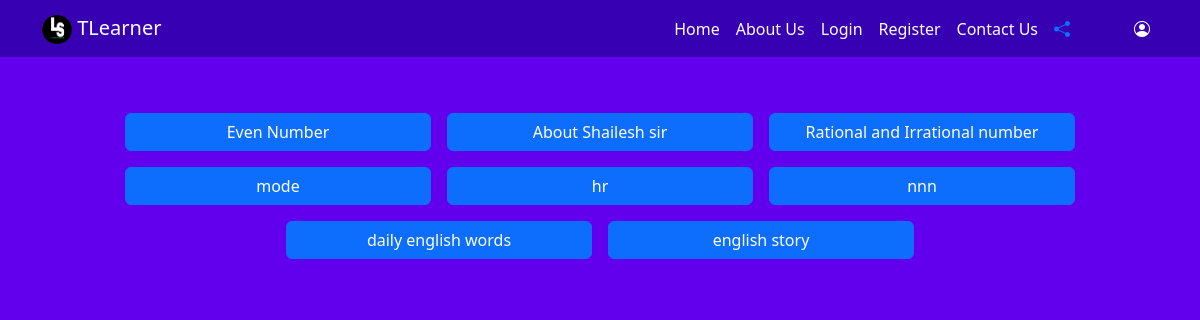
Page /basic_topic.php on the committed database.
### tables this page shows
CREATE TABLE `bc_data` (
  `id` int(11) NOT NULL,
  `bc_topic` varchar(100) NOT NULL,
  `bc_content` text NOT NULL
);

### basic_topic.php (the view, shortened to what this page needs)
<!doctype html>
<html lang="en">
<head>
    <link href="https://cdn.jsdelivr.net/npm/bootstrap@5.3.2/dist/css/bootstrap.min.css" rel="stylesheet"
 />
</head>
<body style="background-color: #6200EE ;">
    <header>
        <?php
        include('header.php');
        ?>
    </header>
    <main>
        <div class="conatiner mt-5 ">
            <div class="row justify-content-center">
                <?php
        include('config.php');
        $sql="SELECT * FROM `bc_data`;";
        $result=mysqli_query($conn,$sql);
         while ($rows=mysqli_fetch_assoc($result)) {
            echo "
            <a
          name=''
          id=''
          class='col col-sm-2 col-lg-3  m-2 btn btn-primary text-center text-wrap'
          href='bc.php?id={$rows['id']}'
          role='button'
          >{$rows['bc_topic']}</a
      >
      ";
         }
        ?>
            </div>
        </div>
    </main>
</body>
</html>

### rows in the picture
bc_data: bc_topic "Even Number"
bc_data: bc_topic "About Shailesh sir"
bc_data: bc_topic "Rational and Irrational number"
bc_data: bc_topic "mode"
bc_data: bc_topic "hr"
bc_data: bc_topic "nnn"
bc_data: bc_topic "daily english words"
bc_data: bc_topic "english story"
